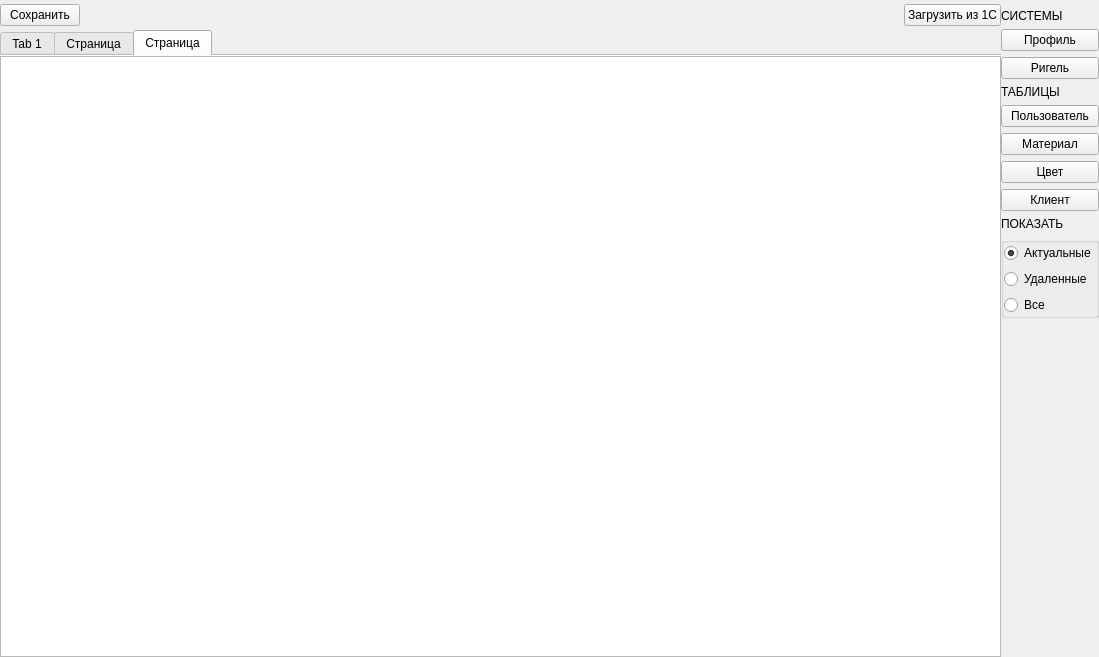
<?xml version="1.0" encoding="UTF-8"?>
<ui version="4.0">
 <class>tables_tab</class>
 <widget class="QWidget" name="tables_tab">
  <property name="geometry">
   <rect>
    <x>0</x>
    <y>0</y>
    <width>1099</width>
    <height>657</height>
   </rect>
  </property>
  <property name="windowTitle">
   <string>Form</string>
  </property>
  <property name="styleSheet">
   <string notr="true">#top_widget {
background-color: rgb(54, 71, 79);
}
#header {
background-color: rgb(200, 200, 200);
}

.QRadioButton, .QPushButton {
	color: rgb(255, 255, 255);
	font: 700 9pt &quot;Segoe UI&quot;;
	border: null;
	padding: 10%;
}

.QTableWidget, .QListWidget {
background-color: rgb(241, 244, 249);
}

.QRadioButton:hover, .QPushButton:hover{
background-color: rgb(69, 75, 84);
}

#rigth_widget {
	background-color: rgb(39, 50, 56);
}

.QLabel {
	font: 700 9pt &quot;Segoe UI&quot;;
	padding: 10%;
}

.QTableWidget &gt; .QHeaderView::section {
    background-color: rgb(239, 243, 246);
	color: rgb(86, 96, 113);
border: 0;
border-bottom: 1px solid rgb(203, 206, 208);
}
.QTableWidget &gt; .QTableCornerButton::section{ 
    background-color: transparent;

}
.QTableWidget {
outline: 0;
}
.QTableWidget::item:selected {
	background-color: rgb(184, 236, 230);
color: black;
}

.QListWidget {
outline: 0;
}
.QListWidget::item {
padding: 5%;
border-bottom: 1px solid rgb(203, 206, 208);
}

.QListWidget::item:selected {
	background-color: rgb(184, 236, 230);
	color: black;
}



.QRadioButton, .QPushButton {
	background-color: rgba(255, 255, 255, 0);
	color: rgb(255, 255, 255);
	font: 700 9pt &quot;Segoe UI&quot;;
	padding: 10%;
	border: null;
}

.QComboBox {
	background-color: #36474f;
	color: rgb(255, 255, 255);
	font: 700 9pt &quot;Segoe UI&quot;;
	padding: 10%;
	border: null;
}

.QRadioButton:hover, .QPushButton:hover{
background-color: rgb(69, 75, 84);
}

.QRadioButton:checked{
background-color: rgb(38, 165, 154);
}

.QRadioButton::indicator, .QCheckBox::indicator{
width: 0;
}

.QLabel {
	color: rgb(136, 139, 145);
	font: 700 9pt &quot;Segoe UI&quot;;
	padding: 10%;
}

.QSpinBox, .QDateEdit, .QLineEdit, .QTextEdit {
background-color: rgb(54, 71, 79);
border: null;
padding: 5%;
border-color: rgb(200, 200, 200);
color: rgb(200, 200, 200);
}
    
    QScrollBar:vertical {
        background-color: rgb(39, 50, 56);
        width: 10px;
        margin: 0px;
    }
    
    QScrollBar::handle:vertical {
        background-color: #c0c0c0;
        min-height: 20px;
    }
    
    QScrollBar::add-line:vertical,
    QScrollBar::sub-line:vertical {
        background: none;
    }
    
    QScrollBar::add-page:vertical,
    QScrollBar::sub-page:vertical {
        background: none;
    }

#r_custom_overlap:checked +#i_overlap_count {
background-color: rgb(38, 165, 154);
}


#r_custom_overlap:hover +#i_overlap_count {
background-color: rgb(38, 165, 154);
}

.QGroupBox {
border: null;
}

.QComboBox::drop-down {
width: 0;
}

QMenu::itemQComboBox QAbstractItemView{
color: white;
            padding: 5px 20px;
            background-color: rgb(39, 50, 56);
            }
QComboBox QAbstractItemView:selected {
             background-color: rgb(69, 75, 84);
            }


#bg {
	background-color: rgb(241, 244, 249);

}
.QTabWidget &gt; .QTabBar::tab {
    height: 0;
}

.QTabWidget {
    outline: 0;
}

#profile_tab, #rigel_tab {
background-color: rgb(241, 244, 249);
}

#ch_is_open, #tabWidget .QPushButton {
	color: black;
	font: 700 9pt &quot;Segoe UI&quot;;
}</string>
  </property>
  <layout class="QGridLayout" name="gridLayout">
   <property name="leftMargin">
    <number>0</number>
   </property>
   <property name="topMargin">
    <number>0</number>
   </property>
   <property name="rightMargin">
    <number>0</number>
   </property>
   <property name="bottomMargin">
    <number>0</number>
   </property>
   <property name="spacing">
    <number>0</number>
   </property>
   <item row="0" column="0">
    <widget class="QWidget" name="top_widget" native="true">
     <property name="sizePolicy">
      <sizepolicy hsizetype="Preferred" vsizetype="Maximum">
       <horstretch>0</horstretch>
       <verstretch>0</verstretch>
      </sizepolicy>
     </property>
     <layout class="QHBoxLayout" name="horizontalLayout_2">
      <property name="spacing">
       <number>0</number>
      </property>
      <property name="leftMargin">
       <number>0</number>
      </property>
      <property name="topMargin">
       <number>0</number>
      </property>
      <property name="rightMargin">
       <number>0</number>
      </property>
      <property name="bottomMargin">
       <number>0</number>
      </property>
      <item>
       <widget class="QPushButton" name="btn_save">
        <property name="sizePolicy">
         <sizepolicy hsizetype="Maximum" vsizetype="Maximum">
          <horstretch>0</horstretch>
          <verstretch>0</verstretch>
         </sizepolicy>
        </property>
        <property name="text">
         <string>Сохранить</string>
        </property>
        <property name="icon">
         <iconset>
          <normaloff>icons/disk.svg</normaloff>icons/disk.svg</iconset>
        </property>
       </widget>
      </item>
      <item>
       <spacer name="horizontalSpacer_3">
        <property name="orientation">
         <enum>Qt::Horizontal</enum>
        </property>
        <property name="sizeType">
         <enum>QSizePolicy::Expanding</enum>
        </property>
        <property name="sizeHint" stdset="0">
         <size>
          <width>19</width>
          <height>30</height>
         </size>
        </property>
       </spacer>
      </item>
      <item>
       <widget class="QPushButton" name="btn_load_from_1c">
        <property name="sizePolicy">
         <sizepolicy hsizetype="Maximum" vsizetype="Maximum">
          <horstretch>0</horstretch>
          <verstretch>0</verstretch>
         </sizepolicy>
        </property>
        <property name="text">
         <string>Загрузить из 1С</string>
        </property>
        <property name="icon">
         <iconset>
          <normaloff>icons/download.svg</normaloff>icons/download.svg</iconset>
        </property>
       </widget>
      </item>
     </layout>
    </widget>
   </item>
   <item row="0" column="1" rowspan="3">
    <widget class="QWidget" name="rigth_widget" native="true">
     <layout class="QVBoxLayout" name="verticalLayout">
      <property name="leftMargin">
       <number>0</number>
      </property>
      <property name="rightMargin">
       <number>0</number>
      </property>
      <item>
       <widget class="QLabel" name="label">
        <property name="text">
         <string>СИСТЕМЫ</string>
        </property>
       </widget>
      </item>
      <item>
       <widget class="QPushButton" name="btn_profile">
        <property name="text">
         <string>Профиль</string>
        </property>
       </widget>
      </item>
      <item>
       <widget class="QPushButton" name="btn_rigel">
        <property name="text">
         <string>Ригель</string>
        </property>
       </widget>
      </item>
      <item>
       <widget class="QLabel" name="label_14">
        <property name="text">
         <string>ТАБЛИЦЫ</string>
        </property>
       </widget>
      </item>
      <item>
       <widget class="QPushButton" name="btn_user">
        <property name="text">
         <string>Пользователь</string>
        </property>
       </widget>
      </item>
      <item>
       <widget class="QPushButton" name="btn_material">
        <property name="text">
         <string>Материал</string>
        </property>
       </widget>
      </item>
      <item>
       <widget class="QPushButton" name="btn_color">
        <property name="text">
         <string>Цвет</string>
        </property>
       </widget>
      </item>
      <item>
       <widget class="QPushButton" name="btn_customer">
        <property name="text">
         <string>Клиент</string>
        </property>
       </widget>
      </item>
      <item>
       <widget class="QLabel" name="label_2">
        <property name="text">
         <string>ПОКАЗАТЬ</string>
        </property>
       </widget>
      </item>
      <item>
       <widget class="QGroupBox" name="groupBox">
        <property name="title">
         <string/>
        </property>
        <layout class="QVBoxLayout" name="verticalLayout_2">
         <property name="leftMargin">
          <number>0</number>
         </property>
         <property name="topMargin">
          <number>0</number>
         </property>
         <property name="rightMargin">
          <number>0</number>
         </property>
         <property name="bottomMargin">
          <number>0</number>
         </property>
         <item>
          <widget class="QRadioButton" name="r_actual">
           <property name="text">
            <string>Актуальные</string>
           </property>
           <property name="checked">
            <bool>true</bool>
           </property>
          </widget>
         </item>
         <item>
          <widget class="QRadioButton" name="r_deleted">
           <property name="text">
            <string>Удаленные</string>
           </property>
          </widget>
         </item>
         <item>
          <widget class="QRadioButton" name="r_all">
           <property name="text">
            <string>Все</string>
           </property>
          </widget>
         </item>
        </layout>
       </widget>
      </item>
      <item>
       <spacer name="verticalSpacer">
        <property name="orientation">
         <enum>Qt::Vertical</enum>
        </property>
        <property name="sizeHint" stdset="0">
         <size>
          <width>20</width>
          <height>40</height>
         </size>
        </property>
       </spacer>
      </item>
     </layout>
    </widget>
   </item>
   <item row="2" column="0">
    <widget class="QTabWidget" name="tabWidget">
     <property name="currentIndex">
      <number>2</number>
     </property>
     <property name="documentMode">
      <bool>true</bool>
     </property>
     <widget class="QWidget" name="profile_tab">
      <attribute name="title">
       <string>Tab 1</string>
      </attribute>
      <layout class="QGridLayout" name="gridLayout_2">
       <property name="leftMargin">
        <number>30</number>
       </property>
       <property name="topMargin">
        <number>30</number>
       </property>
       <property name="rightMargin">
        <number>30</number>
       </property>
       <property name="bottomMargin">
        <number>30</number>
       </property>
       <property name="horizontalSpacing">
        <number>30</number>
       </property>
       <item row="0" column="0">
        <widget class="QLabel" name="label_3">
         <property name="text">
          <string>ПРОФИЛЬ</string>
         </property>
         <property name="alignment">
          <set>Qt::AlignCenter</set>
         </property>
        </widget>
       </item>
       <item row="1" column="1">
        <widget class="QTableWidget" name="tbl_profile_params">
         <property name="selectionMode">
          <enum>QAbstractItemView::NoSelection</enum>
         </property>
         <property name="showGrid">
          <bool>true</bool>
         </property>
         <attribute name="horizontalHeaderVisible">
          <bool>false</bool>
         </attribute>
         <attribute name="horizontalHeaderStretchLastSection">
          <bool>true</bool>
         </attribute>
         <attribute name="verticalHeaderVisible">
          <bool>false</bool>
         </attribute>
         <row/>
         <row>
          <property name="text">
           <string>Новая строка</string>
          </property>
         </row>
         <row>
          <property name="text">
           <string>Новая строка</string>
          </property>
         </row>
         <row>
          <property name="text">
           <string>Новая строка</string>
          </property>
         </row>
         <row>
          <property name="text">
           <string>Новая строка</string>
          </property>
         </row>
         <row>
          <property name="text">
           <string>Новая строка</string>
          </property>
         </row>
         <row>
          <property name="text">
           <string>Новая строка</string>
          </property>
         </row>
         <row>
          <property name="text">
           <string>Новая строка</string>
          </property>
         </row>
         <row>
          <property name="text">
           <string>Новая строка</string>
          </property>
         </row>
         <row>
          <property name="text">
           <string>Новая строка</string>
          </property>
         </row>
         <row>
          <property name="text">
           <string>Новая строка</string>
          </property>
         </row>
         <column>
          <property name="text">
           <string>Новый столбец</string>
          </property>
         </column>
         <column>
          <property name="text">
           <string>Новый столбец</string>
          </property>
         </column>
         <item row="0" column="0">
          <property name="text">
           <string>Перехлест</string>
          </property>
         </item>
         <item row="1" column="0">
          <property name="text">
           <string>Направляющая</string>
          </property>
         </item>
         <item row="2" column="0">
          <property name="text">
           <string>Уплотнитель</string>
          </property>
         </item>
         <item row="3" column="0">
          <property name="text">
           <string>Шлегель</string>
          </property>
         </item>
         <item row="4" column="0">
          <property name="text">
           <string>Тип</string>
          </property>
         </item>
         <item row="5" column="0">
          <property name="text">
           <string>Ширина В.</string>
          </property>
         </item>
         <item row="6" column="0">
          <property name="text">
           <string>Глубина В.</string>
          </property>
         </item>
         <item row="7" column="0">
          <property name="text">
           <string>Высота Г.В.</string>
          </property>
         </item>
         <item row="8" column="0">
          <property name="text">
           <string>Высота Г.Н.</string>
          </property>
         </item>
         <item row="9" column="0">
          <property name="text">
           <string>Глубина Г.В.</string>
          </property>
         </item>
         <item row="10" column="0">
          <property name="text">
           <string>Глубина Г.Н.</string>
          </property>
         </item>
        </widget>
       </item>
       <item row="1" column="0">
        <widget class="QListWidget" name="lst_profile_names">
         <property name="contextMenuPolicy">
          <enum>Qt::CustomContextMenu</enum>
         </property>
        </widget>
       </item>
       <item row="0" column="3">
        <widget class="QLabel" name="label_6">
         <property name="text">
          <string>СВЯЗЬ С 1С</string>
         </property>
         <property name="alignment">
          <set>Qt::AlignCenter</set>
         </property>
        </widget>
       </item>
       <item row="1" column="3">
        <widget class="QTableWidget" name="tbl_profile_1c">
         <property name="selectionMode">
          <enum>QAbstractItemView::NoSelection</enum>
         </property>
         <property name="showGrid">
          <bool>true</bool>
         </property>
         <attribute name="horizontalHeaderVisible">
          <bool>false</bool>
         </attribute>
         <attribute name="horizontalHeaderStretchLastSection">
          <bool>true</bool>
         </attribute>
         <attribute name="verticalHeaderVisible">
          <bool>false</bool>
         </attribute>
         <row>
          <property name="text">
           <string>Новая строка</string>
          </property>
         </row>
         <row>
          <property name="text">
           <string>Новая строка</string>
          </property>
         </row>
         <row>
          <property name="text">
           <string>Новая строка</string>
          </property>
         </row>
         <row>
          <property name="text">
           <string>Новая строка</string>
          </property>
         </row>
         <row>
          <property name="text">
           <string>Новая строка</string>
          </property>
         </row>
         <row>
          <property name="text">
           <string>Новая строка</string>
          </property>
         </row>
         <row>
          <property name="text">
           <string>Новая строка</string>
          </property>
         </row>
         <row>
          <property name="text">
           <string>Новая строка</string>
          </property>
         </row>
         <row>
          <property name="text">
           <string>Новая строка</string>
          </property>
         </row>
         <row>
          <property name="text">
           <string>Новая строка</string>
          </property>
         </row>
         <row>
          <property name="text">
           <string>Новая строка</string>
          </property>
         </row>
         <row>
          <property name="text">
           <string>Новая строка</string>
          </property>
         </row>
         <row/>
         <column>
          <property name="text">
           <string>Новый столбец</string>
          </property>
         </column>
         <column>
          <property name="text">
           <string>Новый столбец</string>
          </property>
         </column>
         <item row="0" column="0">
          <property name="text">
           <string>Верхняя Н. 2П</string>
          </property>
         </item>
         <item row="1" column="0">
          <property name="text">
           <string>Нижняя Н. 2П</string>
          </property>
         </item>
         <item row="2" column="0">
          <property name="text">
           <string>Верхняя Н. 1П</string>
          </property>
         </item>
         <item row="3" column="0">
          <property name="text">
           <string>Нижняя Н. 1П</string>
          </property>
         </item>
         <item row="4" column="0">
          <property name="text">
           <string>Ходовой</string>
          </property>
         </item>
         <item row="5" column="0">
          <property name="text">
           <string>Накладка</string>
          </property>
         </item>
         <item row="6" column="0">
          <property name="text">
           <string>Заглушка</string>
          </property>
         </item>
         <item row="7" column="0">
          <property name="text">
           <string>Верхний Г.</string>
          </property>
         </item>
         <item row="8" column="0">
          <property name="text">
           <string>Нижний Г.</string>
          </property>
         </item>
         <item row="9" column="0">
          <property name="text">
           <string>Вертикальный</string>
          </property>
         </item>
         <item row="10" column="0">
          <property name="text">
           <string>Уплотнитель</string>
          </property>
         </item>
         <item row="11" column="0">
          <property name="text">
           <string>Шлегель</string>
          </property>
         </item>
         <item row="12" column="0">
          <property name="text">
           <string>Ролики</string>
          </property>
         </item>
        </widget>
       </item>
       <item row="0" column="1">
        <widget class="QLabel" name="label_4">
         <property name="text">
          <string>ПАРАМЕТРЫ</string>
         </property>
         <property name="alignment">
          <set>Qt::AlignCenter</set>
         </property>
        </widget>
       </item>
       <item row="0" column="2">
        <widget class="QLabel" name="label_5">
         <property name="text">
          <string>ЦВЕТ</string>
         </property>
         <property name="alignment">
          <set>Qt::AlignCenter</set>
         </property>
        </widget>
       </item>
       <item row="1" column="2">
        <widget class="QListWidget" name="lst_profile_colors"/>
       </item>
      </layout>
     </widget>
     <widget class="QWidget" name="rigel_tab">
      <property name="contextMenuPolicy">
       <enum>Qt::CustomContextMenu</enum>
      </property>
      <attribute name="title">
       <string>Страница</string>
      </attribute>
      <layout class="QGridLayout" name="gridLayout_3">
       <property name="leftMargin">
        <number>30</number>
       </property>
       <property name="topMargin">
        <number>30</number>
       </property>
       <property name="rightMargin">
        <number>30</number>
       </property>
       <property name="bottomMargin">
        <number>30</number>
       </property>
       <property name="horizontalSpacing">
        <number>30</number>
       </property>
       <property name="verticalSpacing">
        <number>6</number>
       </property>
       <item row="0" column="0">
        <widget class="QLabel" name="label_10">
         <property name="text">
          <string>РИГЕЛЬ</string>
         </property>
         <property name="alignment">
          <set>Qt::AlignCenter</set>
         </property>
        </widget>
       </item>
       <item row="0" column="1">
        <widget class="QLabel" name="label_7">
         <property name="text">
          <string>ПАРАМЕТРЫ</string>
         </property>
         <property name="alignment">
          <set>Qt::AlignCenter</set>
         </property>
        </widget>
       </item>
       <item row="0" column="2">
        <widget class="QLabel" name="label_9">
         <property name="text">
          <string>ЦВЕТ</string>
         </property>
         <property name="alignment">
          <set>Qt::AlignCenter</set>
         </property>
        </widget>
       </item>
       <item row="0" column="3">
        <widget class="QLabel" name="label_8">
         <property name="text">
          <string>СВЯЗЬ С 1С</string>
         </property>
         <property name="alignment">
          <set>Qt::AlignCenter</set>
         </property>
        </widget>
       </item>
       <item row="1" column="0">
        <widget class="QListWidget" name="lst_rigel_names">
         <property name="contextMenuPolicy">
          <enum>Qt::CustomContextMenu</enum>
         </property>
         <item>
          <property name="text">
           <string>Новый элемент</string>
          </property>
         </item>
         <item>
          <property name="text">
           <string>Новый элемент</string>
          </property>
         </item>
         <item>
          <property name="text">
           <string>Новый элемент</string>
          </property>
         </item>
         <item>
          <property name="text">
           <string>Новый элемент</string>
          </property>
         </item>
        </widget>
       </item>
       <item row="1" column="1">
        <widget class="QTableWidget" name="tbl_rigel_params">
         <property name="selectionBehavior">
          <enum>QAbstractItemView::SelectRows</enum>
         </property>
         <property name="showGrid">
          <bool>true</bool>
         </property>
         <attribute name="horizontalHeaderVisible">
          <bool>false</bool>
         </attribute>
         <attribute name="horizontalHeaderStretchLastSection">
          <bool>true</bool>
         </attribute>
         <attribute name="verticalHeaderVisible">
          <bool>false</bool>
         </attribute>
         <row>
          <property name="text">
           <string>Новая строка</string>
          </property>
         </row>
         <row/>
         <column>
          <property name="text">
           <string>Новый столбец</string>
          </property>
         </column>
         <column>
          <property name="text">
           <string>Новый столбец</string>
          </property>
         </column>
         <item row="0" column="0">
          <property name="text">
           <string>Середина</string>
          </property>
         </item>
         <item row="1" column="0">
          <property name="text">
           <string>Глубина</string>
          </property>
         </item>
        </widget>
       </item>
       <item row="1" column="2">
        <widget class="QListWidget" name="lst_rigel_colors">
         <item>
          <property name="text">
           <string>Новый элемент</string>
          </property>
          <property name="checkState">
           <enum>Checked</enum>
          </property>
         </item>
         <item>
          <property name="text">
           <string>Новый элемент</string>
          </property>
         </item>
         <item>
          <property name="text">
           <string>Новый элемент</string>
          </property>
         </item>
         <item>
          <property name="text">
           <string>Новый элемент</string>
          </property>
         </item>
         <item>
          <property name="text">
           <string>Новый элемент</string>
          </property>
         </item>
         <item>
          <property name="text">
           <string>Новый элемент</string>
          </property>
         </item>
         <item>
          <property name="text">
           <string>Новый элемент</string>
          </property>
         </item>
         <item>
          <property name="text">
           <string>Новый элемент</string>
          </property>
         </item>
         <item>
          <property name="text">
           <string>Новый элемент</string>
          </property>
         </item>
         <item>
          <property name="text">
           <string>Новый элемент</string>
          </property>
         </item>
         <item>
          <property name="text">
           <string>Новый элемент</string>
          </property>
         </item>
         <item>
          <property name="text">
           <string>Новый элемент</string>
          </property>
         </item>
         <item>
          <property name="text">
           <string>Новый элемент</string>
          </property>
         </item>
         <item>
          <property name="text">
           <string>Новый элемент</string>
          </property>
         </item>
         <item>
          <property name="text">
           <string>Новый элемент</string>
          </property>
         </item>
         <item>
          <property name="text">
           <string>Новый элемент</string>
          </property>
         </item>
         <item>
          <property name="text">
           <string>Новый элемент</string>
          </property>
         </item>
         <item>
          <property name="text">
           <string>Новый элемент</string>
          </property>
         </item>
        </widget>
       </item>
       <item row="1" column="3">
        <widget class="QTableWidget" name="tbl_rigel_1c">
         <property name="selectionBehavior">
          <enum>QAbstractItemView::SelectRows</enum>
         </property>
         <property name="showGrid">
          <bool>true</bool>
         </property>
         <attribute name="horizontalHeaderVisible">
          <bool>false</bool>
         </attribute>
         <attribute name="horizontalHeaderStretchLastSection">
          <bool>true</bool>
         </attribute>
         <attribute name="verticalHeaderVisible">
          <bool>false</bool>
         </attribute>
         <row/>
         <column>
          <property name="text">
           <string>Новый столбец</string>
          </property>
         </column>
         <column>
          <property name="text">
           <string>Новый столбец</string>
          </property>
         </column>
         <item row="0" column="0">
          <property name="text">
           <string>Ригель</string>
          </property>
         </item>
         <item row="0" column="1">
          <property name="text">
           <string/>
          </property>
         </item>
        </widget>
       </item>
      </layout>
     </widget>
     <widget class="QWidget" name="table_tab">
      <attribute name="title">
       <string>Страница</string>
      </attribute>
      <layout class="QHBoxLayout" name="horizontalLayout_4">
       <property name="spacing">
        <number>0</number>
       </property>
       <property name="leftMargin">
        <number>0</number>
       </property>
       <property name="topMargin">
        <number>0</number>
       </property>
       <property name="rightMargin">
        <number>0</number>
       </property>
       <property name="bottomMargin">
        <number>0</number>
       </property>
       <item>
        <widget class="QTableWidget" name="table">
         <property name="selectionMode">
          <enum>QAbstractItemView::SingleSelection</enum>
         </property>
         <attribute name="horizontalHeaderStretchLastSection">
          <bool>true</bool>
         </attribute>
         <attribute name="verticalHeaderVisible">
          <bool>false</bool>
         </attribute>
        </widget>
       </item>
      </layout>
     </widget>
    </widget>
   </item>
  </layout>
 </widget>
 <resources/>
 <connections/>
</ui>
